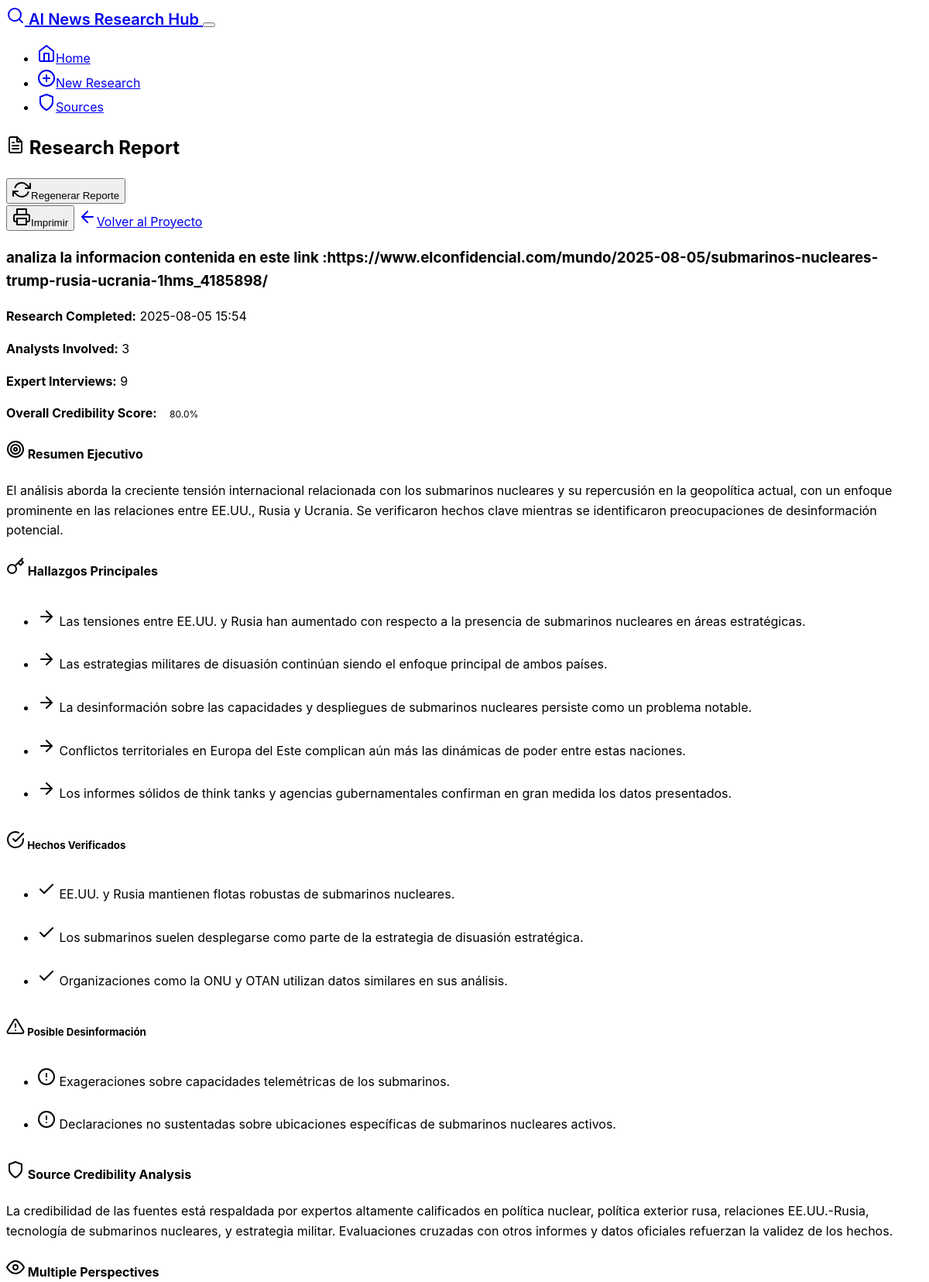
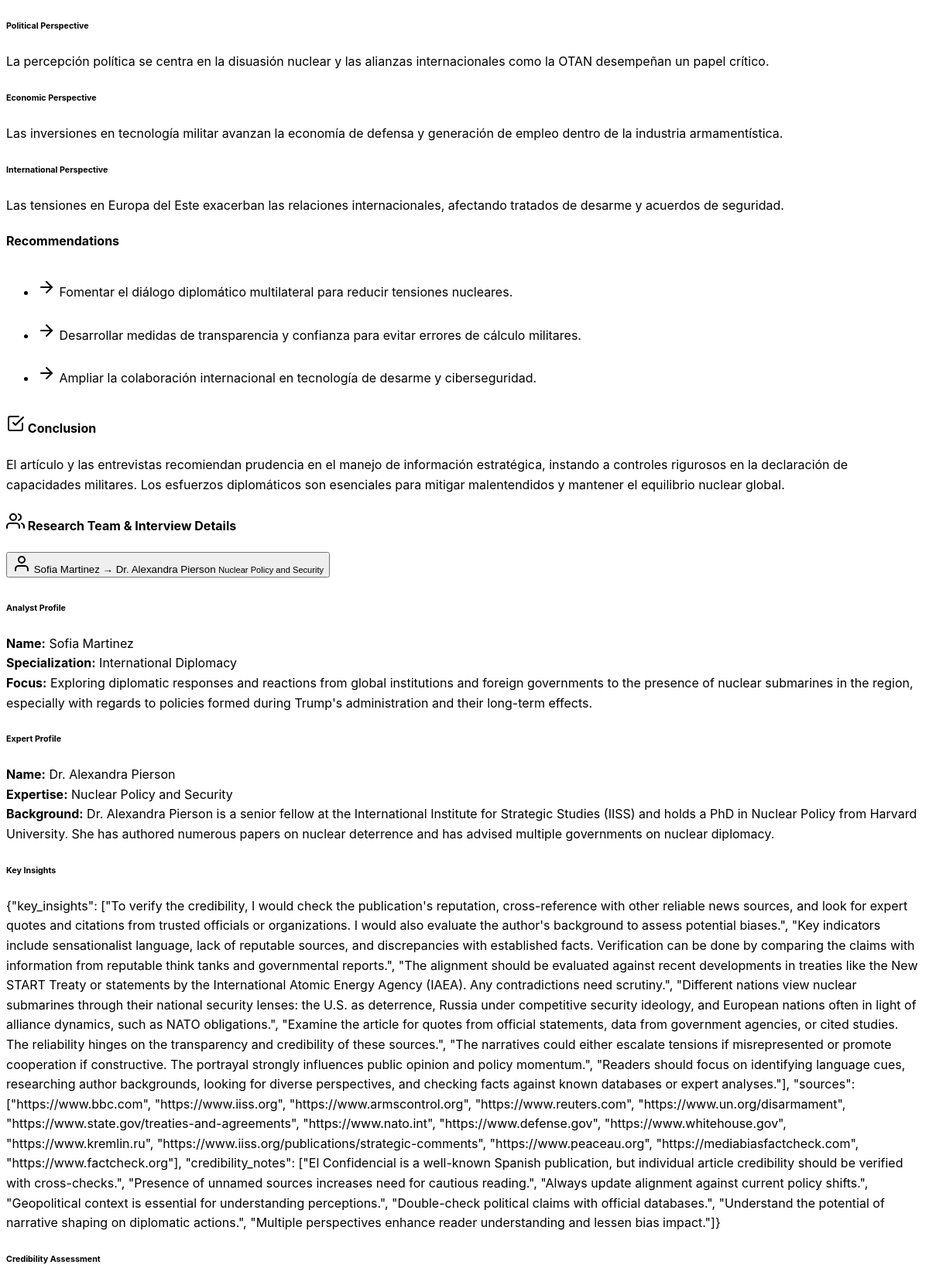
Page /project/5/report (upper part) on the committed database (2 pictures, top to bottom).
### models.py (models this page shows)
class ResearchProject(db.Model):
    id = db.Column(db.Integer, primary_key=True)
    topic = db.Column(db.String(500), nullable=False)
    status = db.Column(db.String(50), default='initialized')  # initialized, analyzing, interviewing, reviewing, completed
    created_at = db.Column(db.DateTime, default=datetime.utcnow)
    updated_at = db.Column(db.DateTime, default=datetime.utcnow, onupdate=datetime.utcnow)
    final_report = db.Column(db.Text)
    human_notes = db.Column(db.Text)
    analysts = db.relationship('Analyst', backref='project', lazy=True, cascade='all, delete-orphan')
    interviews = db.relationship('Interview', backref='project', lazy=True, cascade='all, delete-orphan')

class Interview(db.Model):
    id = db.Column(db.Integer, primary_key=True)
    project_id = db.Column(db.Integer, db.ForeignKey('research_project.id'), nullable=False)
    analyst_id = db.Column(db.Integer, db.ForeignKey('analyst.id'), nullable=False)
    expert_id = db.Column(db.Integer, db.ForeignKey('expert.id'), nullable=False)
    questions = db.Column(db.Text)  # JSON string of questions
    responses = db.Column(db.Text)  # JSON string of responses
    insights = db.Column(db.Text)
    credibility_assessment = db.Column(db.Text)
    fake_news_flags = db.Column(db.Text)  # JSON string of potential fake news indicators
    status = db.Column(db.String(50), default='scheduled')  # scheduled, in_progress, completed, reviewed
    created_at = db.Column(db.DateTime, default=datetime.utcnow)
    completed_at = db.Column(db.DateTime)
    analyst = db.relationship('Analyst', backref='interviews')

class Analyst(db.Model):
    id = db.Column(db.Integer, primary_key=True)
    project_id = db.Column(db.Integer, db.ForeignKey('research_project.id'), nullable=False)
    name = db.Column(db.String(100), nullable=False)
    specialization = db.Column(db.String(200), nullable=False)
    research_focus = db.Column(db.Text)
    status = db.Column(db.String(50), default='assigned')  # assigned, researching, interviewing, completed
    created_at = db.Column(db.DateTime, default=datetime.utcnow)

class Expert(db.Model):
    id = db.Column(db.Integer, primary_key=True)
    name = db.Column(db.String(100), nullable=False)
    expertise_area = db.Column(db.String(200), nullable=False)
    background = db.Column(db.Text)
    credibility_score = db.Column(db.Float, default=0.8)
    interviews = db.relationship('Interview', backref='expert', lazy=True)

### routes.py (the view)
@app.route('/project/<int:project_id>/report')
def view_report(project_id):
    project = ResearchProject.query.get_or_404(project_id)
    if not project.final_report:
        flash('El reporte aún no está disponible. Por favor espera a que se complete la investigación.', 'info')
        return redirect(url_for('project_status', project_id=project_id))
    interviews = Interview.query.filter_by(project_id=project_id).all()
    analysts = Analyst.query.filter_by(project_id=project_id).all()
    try:
        report_data = json.loads(project.final_report)
    except:
        report_data = {'content': project.final_report}
    return render_template('report.html',
                         project=project,
                         report_data=report_data,
                         interviews=interviews,
                         analysts=analysts)

### templates/report.html (shortened to what this page needs)
{% extends "base.html" %}
{% block content %}
<div class="row">
    <div class="col-12">
        <div class="card mb-4">
            <div class="card-header">
                <div class="d-flex justify-content-between align-items-center">
                    <h2 class="mb-0">
                        <i data-feather="file-text" class="me-2"></i>
                        Research Report
                    </h2>
                    <div>
                        <form method="POST" action="{{ url_for('generate_report', project_id=project.id) }}" class="d-inline">
                            <button type="submit" class="btn btn-outline-success me-2">
                                <i data-feather="refresh-cw" class="me-2"></i>Regenerar Reporte
                            </button>
                        </form>
                        <button onclick="window.print()" class="btn btn-outline-secondary me-2">
                            <i data-feather="printer" class="me-2"></i>Imprimir
                        </button>
                        <a href="{{ url_for('project_status', project_id=project.id) }}"
                           class="btn btn-outline-primary">
                            <i data-feather="arrow-left" class="me-2"></i>Volver al Proyecto
                        </a>
                    </div>
                </div>
            </div>
            <div class="card-body">
                <h3 class="mb-3">{{ project.topic }}</h3>
                <div class="row">
                    <div class="col-md-6">
                        <p><strong>Research Completed:</strong> {{ project.updated_at.strftime('%Y-%m-%d %H:%M') }}</p>
                        <p><strong>Analysts Involved:</strong> {{ analysts|length }}</p>
                    </div>
                    <div class="col-md-6">
                        <p><strong>Expert Interviews:</strong> {{ interviews|length }}</p>
                        {% if report_data.get('credibility_score') %}
                        <p><strong>Overall Credibility Score:</strong>
                            <span class="badge bg-{% if report_data.credibility_score >= 0.8 %}success{% elif report_data.credibility_score >= 0.6 %}warning{% else %}danger{% endif %}">
                                {{ "%.1f"|format(report_data.credibility_score * 100) }}%
                            </span>
                        </p>
                        {% endif %}
                    </div>
                </div>
            </div>
        </div>
        {% if report_data.get('executive_summary') %}
        <div class="card mb-4">
            <div class="card-header">
                <h4 class="mb-0">
                    <i data-feather="target" class="me-2"></i>
                    Resumen Ejecutivo
                </h4>
            </div>
            <div class="card-body">
                <p class="lead">{{ report_data.executive_summary }}</p>
            </div>
        </div>
        {% endif %}
        {% if report_data.get('key_findings') %}
        <div class="card mb-4">
            <div class="card-header">
                <h4 class="mb-0">
                    <i data-feather="key" class="me-2"></i>
                    Hallazgos Principales
                </h4>
            </div>
            <div class="card-body">
                <ul class="list-group list-group-flush">
                    {% for finding in report_data.key_findings %}
                    <li class="list-group-item">
                        <i data-feather="arrow-right" class="me-2 text-primary"></i>
                        {{ finding }}
                    </li>
                    {% endfor %}
                </ul>
            </div>
        </div>
        {% endif %}
        <div class="row mb-4">
            {% if report_data.get('verified_facts') %}
            <div class="col-md-6">
                <div class="card h-100 border-success">
                    <div class="card-header bg-success">
                        <h5 class="mb-0 text-white">
                            <i data-feather="check-circle" class="me-2"></i>
                            Hechos Verificados
                        </h5>
                    </div>
                    <div class="card-body">
                        <ul class="list-group list-group-flush">
                            {% for fact in report_data.verified_facts %}
                            <li class="list-group-item">
                                <i data-feather="check" class="me-2 text-success"></i>
                                {{ fact }}
                            </li>
                            {% endfor %}
                        </ul>
                    </div>
                </div>
            </div>
            {% endif %}
            {% if report_data.get('potential_misinformation') %}
            <div class="col-md-6">
                <div class="card h-100 border-danger">
                    <div class="card-header bg-danger">
                        <h5 class="mb-0 text-white">
                            <i data-feather="alert-triangle" class="me-2"></i>
                            Posible Desinformación
                        </h5>
                    </div>
                    <div class="card-body">
                        {% if report_data.potential_misinformation %}
                        <ul class="list-group list-group-flush">
                            {% for concern in report_data.potential_misinformation %}
                            <li class="list-group-item">
                                <i data-feather="alert-circle" class="me-2 text-danger"></i>
                                {{ concern }}
                            </li>
                            {% endfor %}
                        </ul>
                        {% else %}
                        <p class="text-success mb-0">
                            <i data-feather="shield-check" class="me-2"></i>
                            No significant misinformation detected
                        </p>
                        {% endif %}
                    </div>
                </div>
            </div>
            {% endif %}
        </div>
        {% if report_data.get('source_analysis') %}
        <div class="card mb-4">
            <div class="card-header">
                <h4 class="mb-0">
                    <i data-feather="shield" class="me-2"></i>
                    Source Credibility Analysis
                </h4>
            </div>
            <div class="card-body">
                <p>{{ report_data.source_analysis }}</p>
            </div>
        </div>
        {% endif %}
        {% if report_data.get('perspectives') %}
        <div class="card mb-4">
            <div class="card-header">
                <h4 class="mb-0">
                    <i data-feather="eye" class="me-2"></i>
                    Multiple Perspectives
                </h4>
            </div>
            <div class="card-body">
                {% for perspective_name, perspective_desc in report_data.perspectives.items() %}
                <div class="mb-3">
                    <h6 class="text-primary">{{ perspective_name.replace('_', ' ').title() }}</h6>
                    <p>{{ perspective_desc }}</p>
                </div>
                {% endfor %}
            </div>
        </div>
        {% endif %}
        {% if report_data.get('recommendations') %}
        <div class="card mb-4">
            <div class="card-header">
                <h4 class="mb-0">
                    Recommendations
                </h4>
            </div>
            <div class="card-body">
                <ul class="list-group list-group-flush">
                    {% for recommendation in report_data.recommendations %}
                    <li class="list-group-item">
                        <i data-feather="arrow-right" class="me-2 text-primary"></i>
                        {{ recommendation }}
                    </li>
                    {% endfor %}
                </ul>
            </div>
        </div>
        {% endif %}
        {% if report_data.get('conclusion') %}
        <div class="card mb-4">
            <div class="card-header">
                <h4 class="mb-0">
                    <i data-feather="check-square" class="me-2"></i>
                    Conclusion
                </h4>
            </div>
            <div class="card-body">
                <p class="lead">{{ report_data.conclusion }}</p>
            </div>
        </div>
        {% endif %}
        <div class="card mb-4">
            <div class="card-header">
                <h4 class="mb-0">
                    <i data-feather="users" class="me-2"></i>
                    Research Team & Interview Details
                </h4>
            </div>
            <div class="card-body">
                <div class="accordion" id="interviewAccordion">
                    {% for interview in interviews %}
                    <div class="accordion-item">
                        <h2 class="accordion-header">
                            <button class="accordion-button collapsed"
                                    type="button"
                                    data-bs-toggle="collapse"
                                    data-bs-target="#interview{{ interview.id }}">
                                <div class="d-flex justify-content-between w-100 me-3">
                                    <span>
                                        <i data-feather="user" class="me-2"></i>
                                        {{ interview.analyst.name }} → {{ interview.expert.name }}
                                    </span>
                                    <small class="text-muted">{{ interview.expert.expertise_area }}</small>
                                </div>
                            </button>
                        </h2>
                        <div id="interview{{ interview.id }}"
                             class="accordion-collapse collapse"
                             data-bs-parent="#interviewAccordion">
                            <div class="accordion-body">
                                <div class="row">
                                    <div class="col-md-6">
                                        <h6>Analyst Profile</h6>
                                        <p><strong>Name:</strong> {{ interview.analyst.name }}<br>
                                           <strong>Specialization:</strong> {{ interview.analyst.specialization }}<br>
                                           <strong>Focus:</strong> {{ interview.analyst.research_focus }}</p>
                                    </div>
                                    <div class="col-md-6">
                                        <h6>Expert Profile</h6>
                                        <p><strong>Name:</strong> {{ interview.expert.name }}<br>
                                           <strong>Expertise:</strong> {{ interview.expert.expertise_area }}<br>
                                           <strong>Background:</strong> {{ interview.expert.background }}</p>
                                    </div>
                                </div>
                                {% if interview.insights %}
                                <div class="mt-3">
                                    <h6>Key Insights</h6>
                                    <div class="alert alert-info">
                                        {{ interview.insights }}
                                    </div>
                                </div>
                                {% endif %}
                                {% if interview.credibility_assessment %}
                                <div class="mt-3">
                                    <h6>Credibility Assessment</h6>
                                </div>
                                {% endif %}
                            </div>
                        </div>
                    </div>
                    {% endfor %}
                </div>
            </div>
        </div>
    </div>
</div>
{% endblock %}

### static/css/style.css (style rules this page uses)
:root { --research-primary: #0066cc; --research-success: #28a745; --research-warning: #ffc107; --research-danger: #dc3545; --research-info: #17a2b8; }
body { font-family: -apple-system, BlinkMacSystemFont, 'Segoe UI', 'Roboto', 'Helvetica Neue', Arial, sans-serif; line-height: 1.6; }
.card { transition: transform 0.2s ease-in-out, box-shadow 0.2s ease-in-out; border-radius: 0.5rem; }
.badge { font-size: 0.75rem; padding: 0.5rem 0.75rem; }
.alert { border-radius: 0.5rem; border: none; }
.list-group-item { border-left: none; border-right: none; padding: 0.75rem 0; }
.list-group-item:first-child { border-top: none; }
.list-group-item:last-child { border-bottom: none; }
.accordion-button { font-weight: 500; }
[data-bs-theme="dark"] .card { background-color: var(--bs-gray-800); }
[data-bs-theme="dark"] .list-group-item { background-color: transparent; border-color: var(--bs-gray-700); }

### rows in the picture
ResearchProject: topic "analiza la informacion contenida en este link :https://www.elconfidencial.com/mundo/2025-08-05/submarinos-nucleares-trump-rusia-ucrania-1hms_4185898/", updated_at "2025-08-05 15:54"
Interview: analyst.name "Sofia Martinez", expert.name "Dr. Alexandra Pierson", expert.expertise_area "Nuclear Policy and Security", analyst.specialization "International Diplomacy", analyst.research_focus "Exploring diplomatic responses and reactions from global institutions and foreign governments to the presence of nuclear submarines in the region, especially with regards to policies formed during Trump's administration and their long-term effects.", expert.background "Dr. Alexandra Pierson is a senior fellow at the International Institute for Strategic Studies (IISS) and holds a PhD in Nuclear Policy from Harvard University. She has authored numerous papers on nuclear deterrence and has advised multiple governments on nuclear diplomacy.", insights "{\"key_insights\": [\"To verify the credibility, I would check the publication's reputation, cross-reference with other reliable news sources, and look for expert quotes and citations from trusted officials or organizations. I would also evaluate the author's background to assess potential biases.\", \"Key indicators include sensationalist language, lack of reputable sources, and discrepancies with established facts. Verification can be done by comparing the claims with information from reputable think tanks and governmental reports.\", \"The alignment should be evaluated against recent developments in treaties like the New START Treaty or statements by the International Atomic Energy Agency…"

### other values in the picture
{{ analysts|length }} "3"
{{ interviews|length }} "9"
{{ "%.1f"|format(report_data.credibility_score * 100) }} "80.0"
{{ finding }} "Las tensiones entre EE.UU. y Rusia han aumentado con respecto a la presencia de submarinos nucleares en áreas estratégicas." "Las estrategias militares de disuasión continúan siendo el enfoque principal de ambos países." "La desinformación sobre las capacidades y despliegues de submarinos nucleares persiste como un problema notable." "Conflictos territoriales en Europa del Este complican aún más las dinámicas de poder entre estas naciones." "Los informes sólidos de think tanks y agencias gubernamentales confirman en gran medida los datos presentados."
{{ fact }} "EE.UU. y Rusia mantienen flotas robustas de submarinos nucleares." "Los submarinos suelen desplegarse como parte de la estrategia de disuasión estratégica." "Organizaciones como la ONU y OTAN utilizan datos similares en sus análisis."
{{ concern }} "Exageraciones sobre capacidades telemétricas de los submarinos." "Declaraciones no sustentadas sobre ubicaciones específicas de submarinos nucleares activos."
{{ perspective_name.replace('_', ' ').title() }} "Political Perspective" "Economic Perspective" "International Perspective"
{{ perspective_desc }} "La percepción política se centra en la disuasión nuclear y las alianzas internacionales como la OTAN desempeñan un papel crítico." "Las inversiones en tecnología militar avanzan la economía de defensa y generación de empleo dentro de la industria armamentística." "Las tensiones en Europa del Este exacerban las relaciones internacionales, afectando tratados de desarme y acuerdos de seguridad."
{{ recommendation }} "Fomentar el diálogo diplomático multilateral para reducir tensiones nucleares." "Desarrollar medidas de transparencia y confianza para evitar errores de cálculo militares." "Ampliar la colaboración internacional en tecnología de desarme y ciberseguridad."
